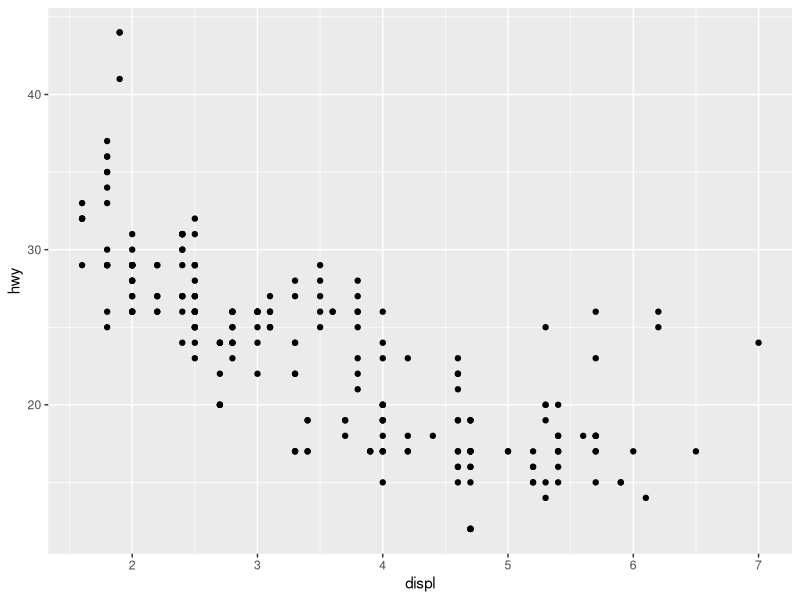
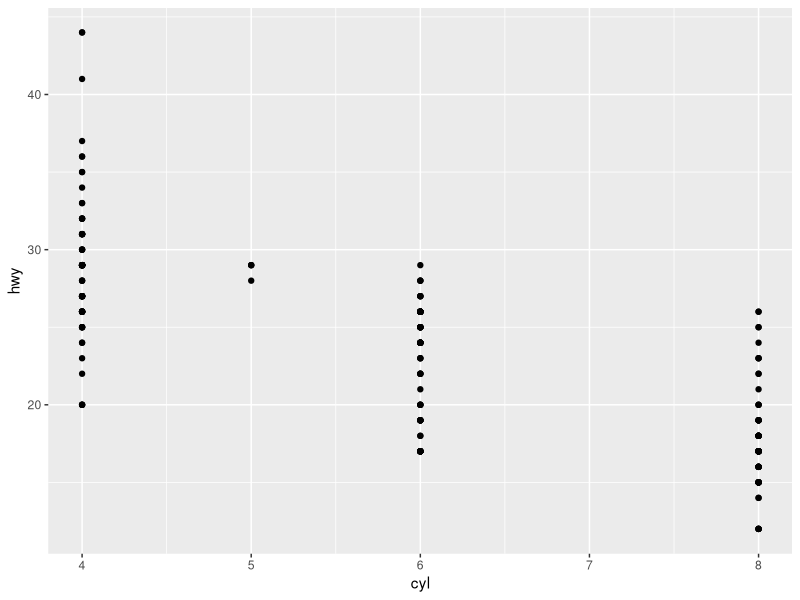
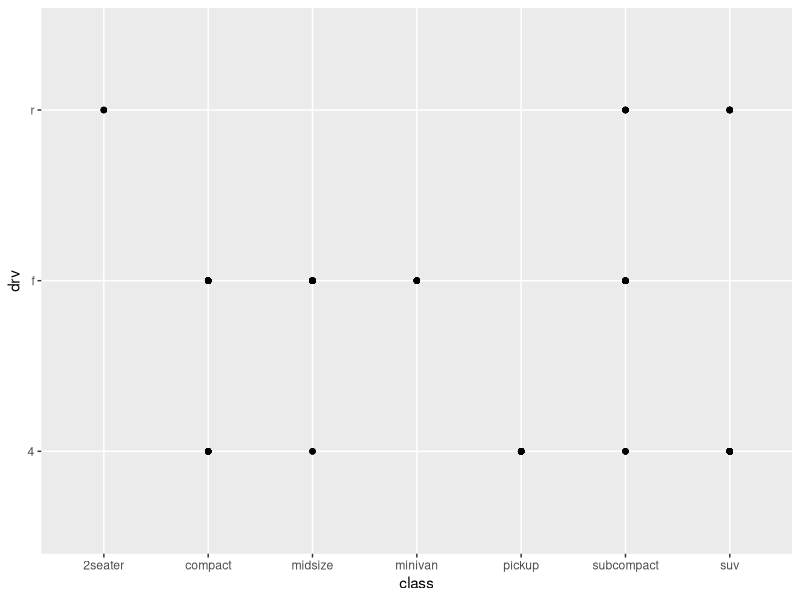
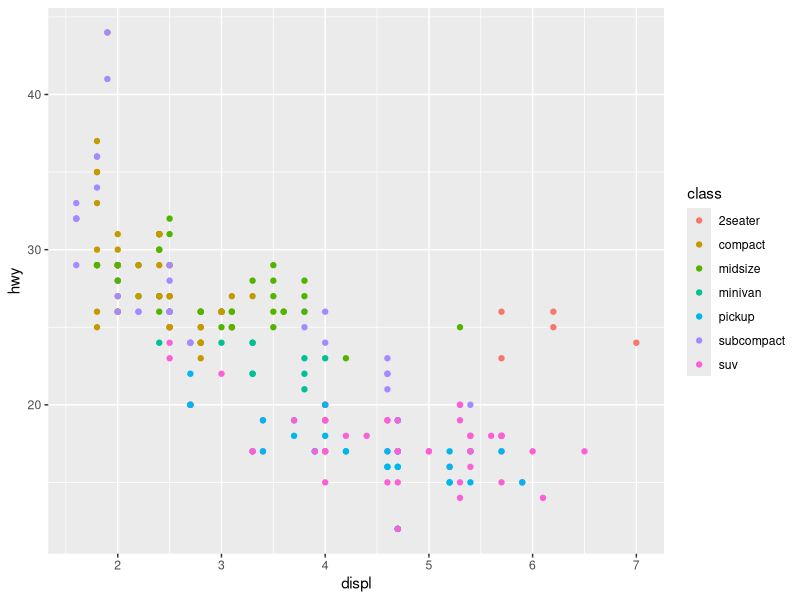
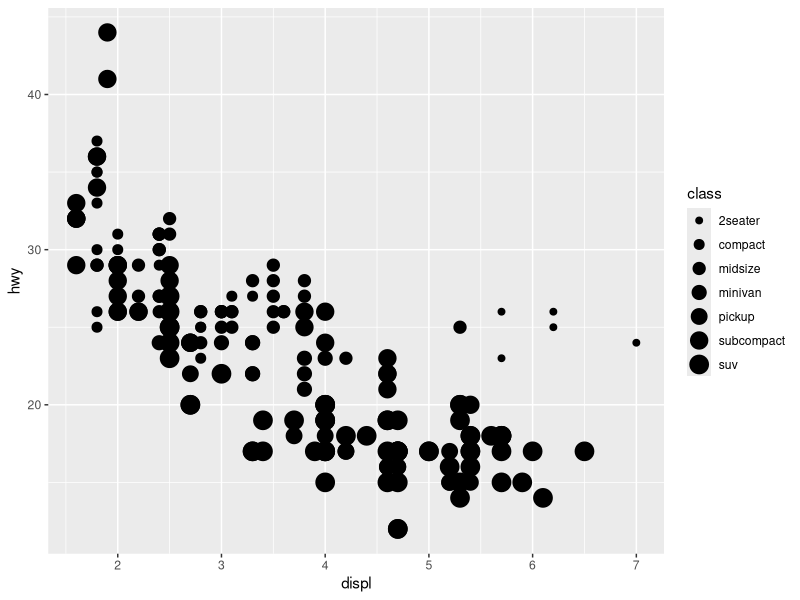
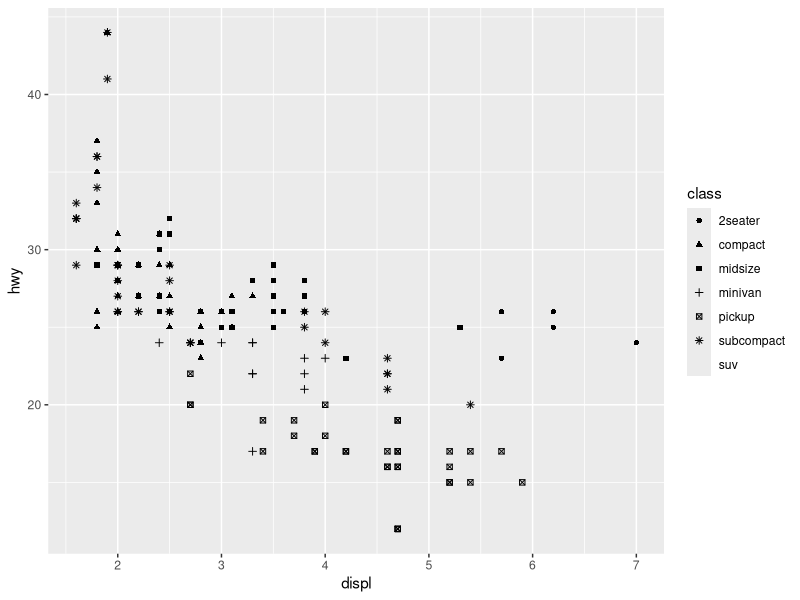
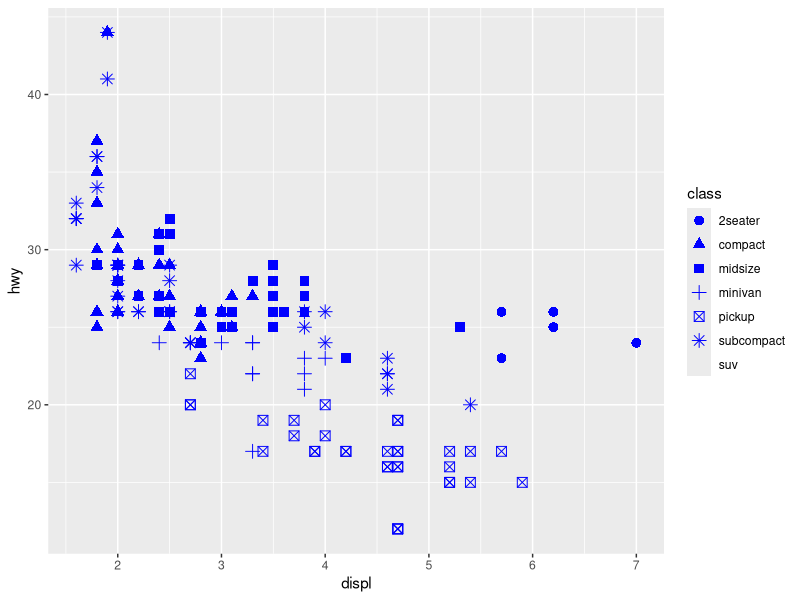
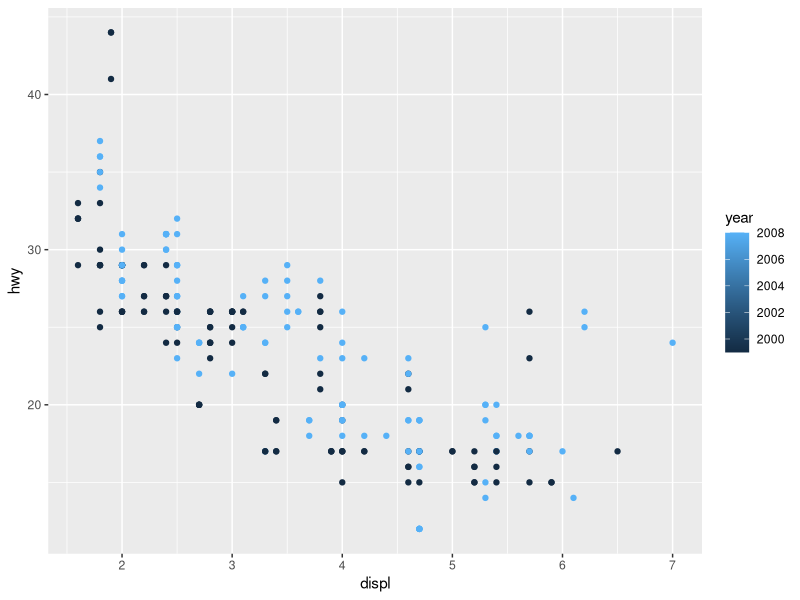

These figures' R source, in order:
# Hadley Wickham's R for data science, Chapter 3 problems and notes
library(ggplot2)
library(tidyverse)
ggplot(data = mpg) +
  geom_point(mapping = aes(x = displ, y = hwy))

ggplot(data = mpg) +
  geom_point(mapping = aes(x = cyl, y = hwy))

# Not a very useful plot, since most of the class types
# have all drive types:
ggplot(data = mpg) +
  geom_point(mapping = aes(x = class, y = drv))

# Using color aesthetic for class.
# class is unordered, and so is color. This is fine.
# We should not use an unordered aesthetic to map to an ordered feature,
# and vice versa.
ggplot(data = mpg) +
  geom_point(mapping = aes(x = displ, y = hwy, color = class))
# This gives us a warning since we're using an ordered aesthetic (size)
# to map to an unordered feature (class):
ggplot(data = mpg) +
  geom_point(mapping = aes(x = displ, y = hwy, size = class))

# Only 6 shapes can be used in a single plot.
# Additional groups will be missing from the plot.
ggplot(data = mpg) +
  geom_point(mapping = aes(x = displ, y = hwy, shape = class))

# Manually setting color (aesthetic property of the geom).
# All points are now in the color specified.
# You can also set:
#   shape = 10  or
#   size = 3  (3mm)
ggplot(data = mpg) +
  geom_point(mapping = aes(x = displ, y = hwy, shape = class), 
             color = 'blue', size = 3)

# Mapping continuous variables to color, size.
# Cannot map a continuous variable to shape - produces an error.
ggplot(data = mpg) +
  geom_point(mapping = aes(x = displ, y = hwy, color = year))
ggplot(data = mpg) +
  geom_point(mapping = aes(x = displ, y = hwy, size = year))
# ggplot(data = mpg) +
#   geom_point(mapping = aes(x = displ, y = hwy, shape = year))

# Mapping the same variable to multiple aesthetics (shape, color, size) 
# changes the shape, color, and size of the point groups.
ggplot(data = mpg) +
  geom_point(mapping = aes(x = displ, y = hwy, 
                           shape = class, color = class, size = class))

# The stroke aesthetic modifies the width of the border
# for shapes that have a border
ggplot(data = mpg) +
  geom_point(mapping = aes(x = displ, y = hwy), shape = 21, stroke = 1)

# When you map an aesthetic to something other than a variable,
# a True/False value is generated for each point based on the RHS
# of the aesthetic, and the aesthetic is set based on the True/False
# group it falls in.
ggplot(data = mpg) +
  geom_point(mapping = aes(x = displ, y = hwy, color = displ < 5))

# Facets.
# Advantage of facets vs. color/shape/size is that you can see all values
# without other data's values intruding on it.
# The disadvantage is that it may be difficult to compare against
# the other data points.
# If there are lots of data points, facets would be preferred to clarify
# the visualization. If not, color/shape/size may work better.
# When using the facet_grid, put variable with more unique levels
# in the columns, since laptop screens are more wide than tall.
ggplot(data = mpg) +
  geom_point(mapping = aes(x = displ, y = hwy)) +
  facet_wrap(~ class, nrow = 2) # facet_wrap takes only 1 variable
ggplot(data = mpg) +
  geom_point(mapping = aes(x = displ, y = hwy)) +
  facet_grid(drv ~ cyl) # facet_grid figures out how many rows/cols.
                        # First variable faceted along rows.
                        # Second variable faceted along columns.
ggplot(data = mpg) +
  geom_point(mapping = aes(x = displ, y = hwy)) +
  facet_grid(. ~ cyl) # To not facet along row or col, put a . there
ggplot(data = mpg) +
  geom_point(mapping = aes(x = displ, y = hwy)) +
  facet_grid(cyl ~ .) # To not facet along row or col, put a . there
ggplot(data = mpg) +
  geom_point(mapping = aes(x = displ, y = hwy)) +
  facet_grid(. ~ year) # When faceting on a continuous variable,
                       # only the minimum and maximum values
                       # of the variable are used for faceting.

# Adding geom_smooth to fit the data with a smooth line.
# The mapping was moved into the ggplot call since
# it is common to both geom_point and geom_smooth.
ggplot(data = mpg, mapping = aes(x = displ, y = hwy)) +
  geom_point() +
  geom_smooth()  # fit the data with a smooth line.

# Use the linetype aesthetic to create separate geom_smooth plots.
# YOu can use linetype to separate the geom_smooth plots,
# and match those with the geom_point using color.
# Notice that we've used linetype aesthetic on geom_smooth,
# but not on geom_point (it wouldn't make sense anyway).
ggplot(data = mpg, mapping = aes(x = displ, y = hwy)) +
  geom_smooth(mapping = aes(linetype = drv, color = drv)) +
  geom_point(mapping = aes(color = drv))
# You can disable legend using show.legend = FALSE.
# You have to do this for each geom.
ggplot(data = mpg, mapping = aes(x = displ, y = hwy)) +
  geom_smooth(mapping = aes(linetype = drv, color = drv), show.legend = FALSE) +
  geom_point(mapping = aes(color = drv), show.legend = FALSE)

# Specify different data for each layer
ggplot(data = mpg, mapping = aes(x = displ, y = hwy)) +
  geom_point(mapping = aes(color = class)) +
  geom_smooth(data = filter(mpg, class == 'subcompact'), # select only 
                                                         # subcompact cars.
              se = FALSE) # SE shows the 95% confidence interval, and is the 
                          # greay shaded area around the smooth fit line.

ggplot(data = filter(mpg, drv == 'f'), mapping = aes(x = displ, y = hwy)) + 
  geom_point()
ggplot(data = mpg, mapping = aes(x = drv, y = hwy)) + 
  geom_boxplot()
ggplot(data = mpg, mapping = aes(x = hwy, y = displ)) +
  geom_area()

# We're grouping by color on drv, thus geom_smooth creates multiple
# fits
ggplot(data = mpg, mapping = aes(x = displ, y = hwy, color = drv)) +
  geom_point() +
  geom_smooth(se = FALSE)

# Various ways of generating plots
ggplot(data = mpg, mapping = aes(x = displ, y = hwy)) +
  geom_point() + 
  geom_smooth(se = FALSE)
ggplot(data = mpg, mapping = aes(x = displ, y = hwy)) +
  geom_point() +
  geom_smooth(data = filter(mpg, drv == '4'), se = FALSE) +
  geom_smooth(data = filter(mpg, drv == 'f'), se = FALSE) +
  geom_smooth(data = filter(mpg, drv == 'r'), se = FALSE)
ggplot(data = mpg, mapping = aes(x = displ, y = hwy, color = drv)) +
  geom_point() +
  geom_smooth(se = FALSE)
ggplot(data = mpg, mapping = aes(x = displ, y = hwy)) +
  geom_point(mapping = aes(color = drv)) + 
  geom_smooth(se = FALSE)
ggplot(data = mpg, mapping = aes(x = displ, y = hwy, color = drv)) +
  geom_point() +
  geom_smooth(mapping = aes(linetype = drv), se = FALSE)
ggplot(data = mpg, mapping = aes(x = displ, y = hwy, color = drv)) +
  geom_point()

# Statistical Transformations
